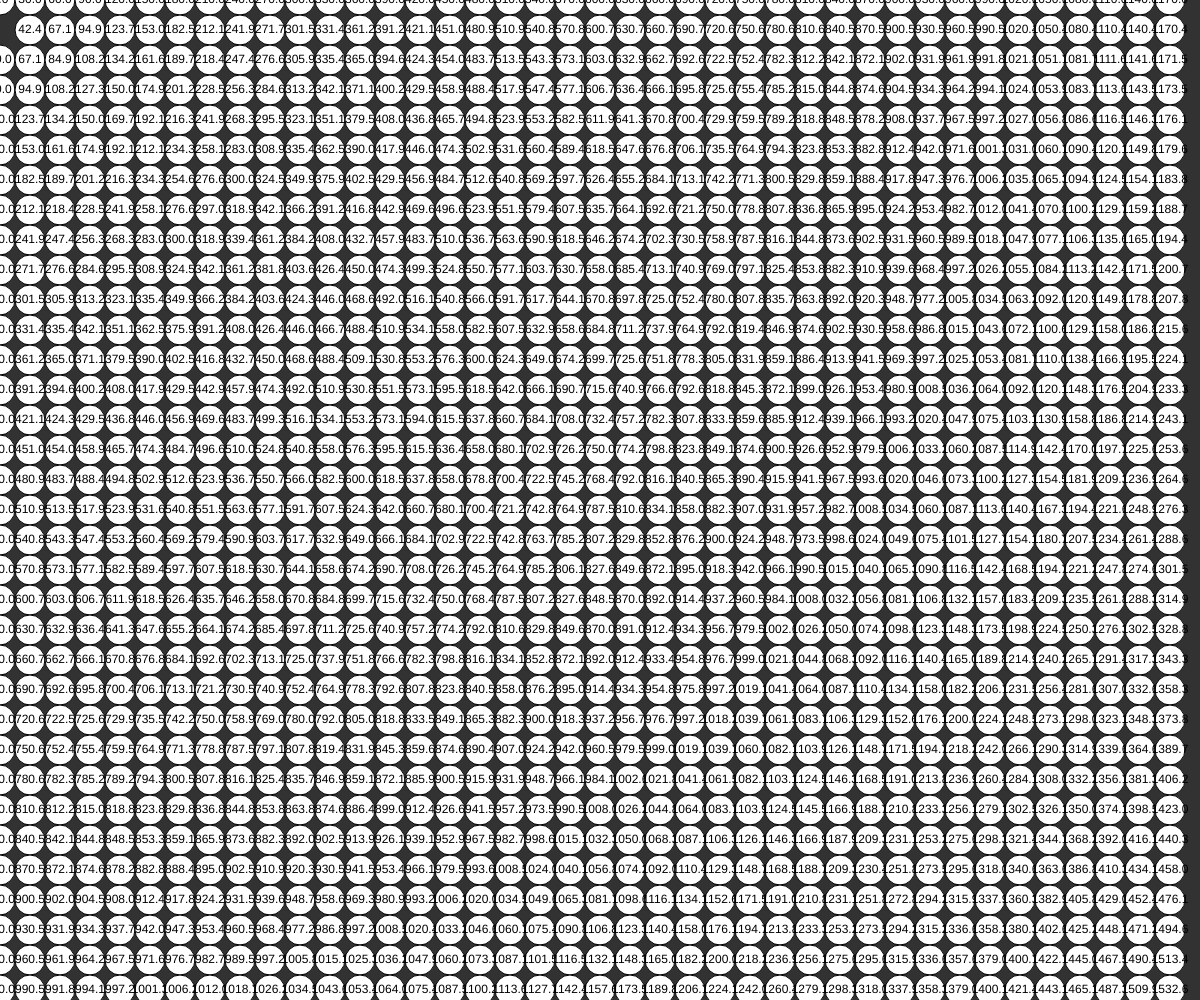
Frame 1 (no input)
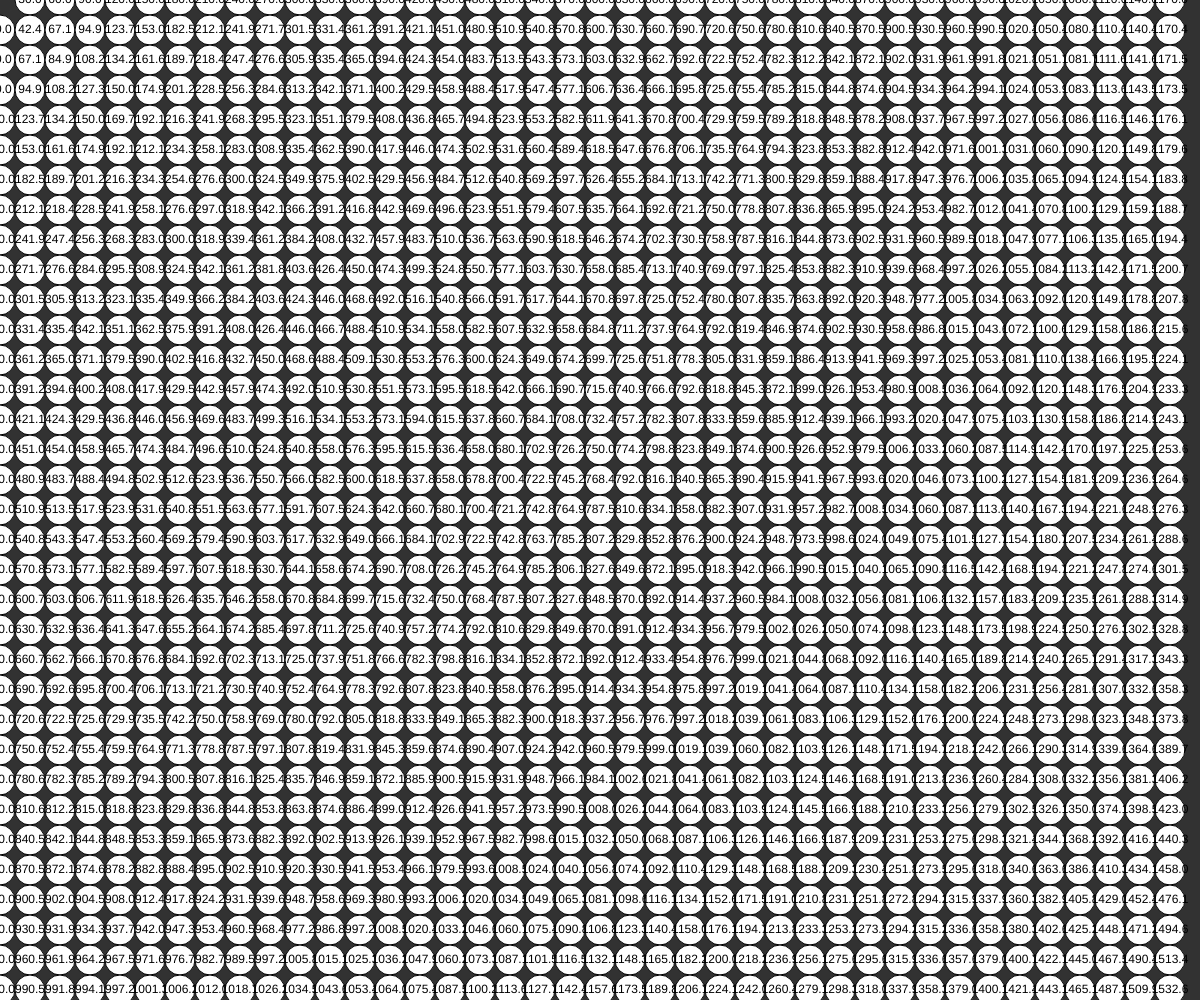
Frame 60 (no input)
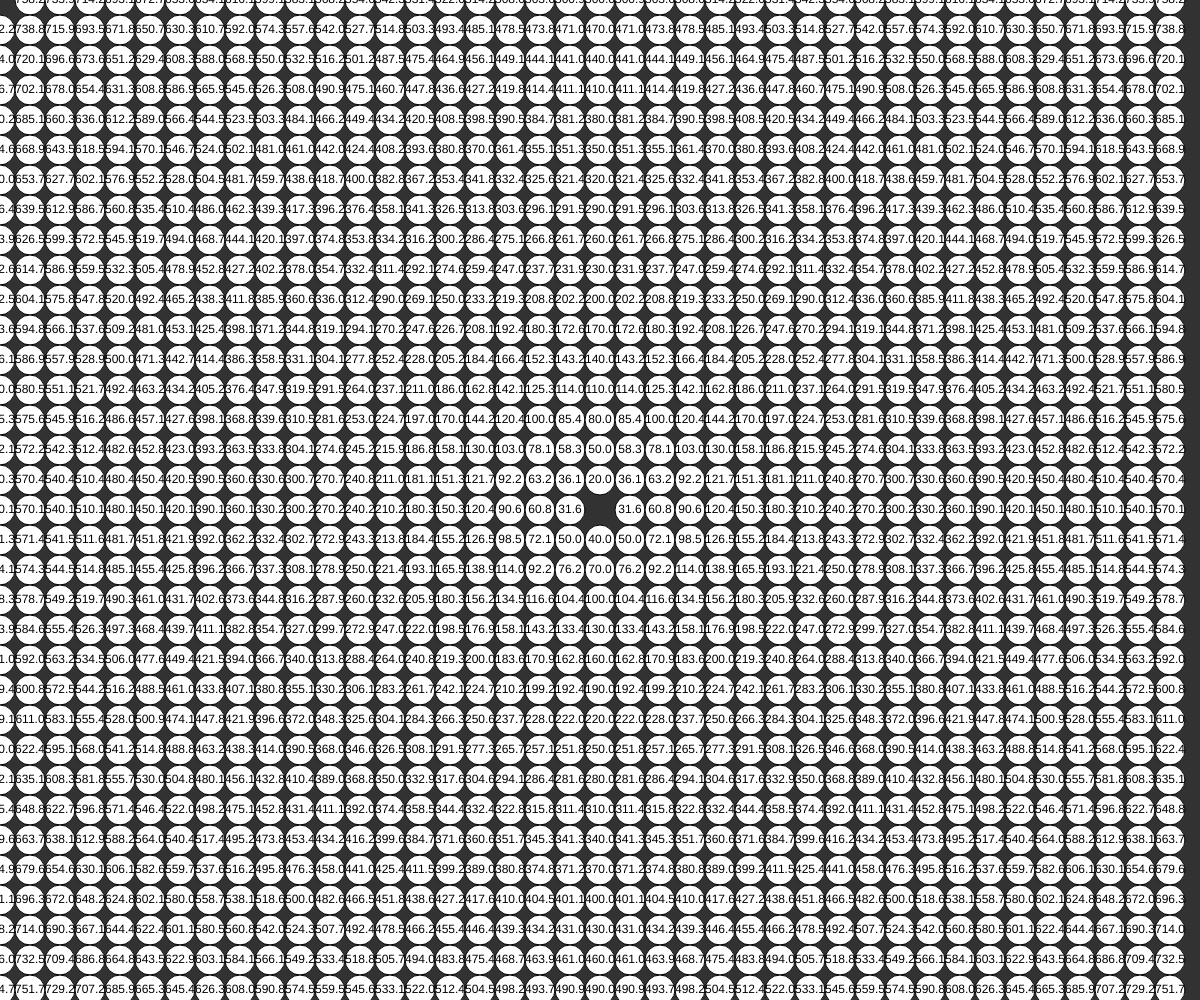
Frame 120 (the mouse pressed at the canvas centre since frame 60)

The p5.js sketch that drew these frames (run headless with seeded random() and noise() and a simulated clock; from frame 60 on, the mouse is pressed at the canvas centre):

// p5.js sketch
// ── sketch.js
// Nested Lops
// Meixi Yao
// March 6th


let bubbleSize = 30;
let bubbles = [];


function setup() {
  createCanvas(windowWidth, windowHeight);
  populateArray();
}

function draw() {
  background(50);
  drawBubble();
  
}

function eDist(x1, y1, x2, y2){
  let a = x1-x2;  let b = y1-y2;
  let c = sqrt(pow(a,2) + pow(b,2));
  return c.toFixed(1); // keep one decimal place
}

function drawBubble(){
  // through through our arraw and display a bubble at each position
  // possible delete if mouse is close
  // loop by index because we want to be able to delete
  for(let i = 0; i<bubbles.length; i++){
    let b = bubbles[i];
    circle(b.x, b.y, bubbleSize);
    textAlign(CENTER, CENTER);
    text(eDist(b.x, b.y, mouseX, mouseY), b.x, b.y);
    // Where in the array is b?
    // check if we are overtop the current bubble and delete if so
    let d = eDist(b.x, b.y, mouseX, mouseY);
    if(d < bubbleSize/2){
      // to delete from array, use .splice()
      bubbles.splice(i,1);
    }
  }
}

function populateArray(){
  // Simple nested loop test to make ordered pairs
      
  for(let x = 0; x<+width; x+=bubbleSize){
    // x: 0, 30, 60
    for(let y = 0; y<=height; y+=bubbleSize){
      // y: 0, 30, 60
      let b = {x:x, y:y}
      bubbles.push(b);
    }
  }
}
